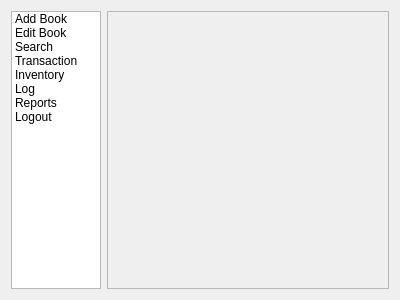
<?xml version="1.0" encoding="UTF-8"?>
<ui version="4.0">
 <class>Form</class>
 <widget class="QWidget" name="Form">
  <property name="geometry">
   <rect>
    <x>0</x>
    <y>0</y>
    <width>400</width>
    <height>300</height>
   </rect>
  </property>
  <property name="windowTitle">
   <string>Form</string>
  </property>
  <layout class="QGridLayout" name="gridLayout">
   <item row="0" column="0">
    <widget class="QListWidget" name="listWidget">
     <property name="maximumSize">
      <size>
       <width>90</width>
       <height>16777215</height>
      </size>
     </property>
     <item>
      <property name="text">
       <string>Add Book</string>
      </property>
     </item>
     <item>
      <property name="text">
       <string>Edit Book</string>
      </property>
     </item>
     <item>
      <property name="text">
       <string>Search</string>
      </property>
     </item>
     <item>
      <property name="text">
       <string>Transaction</string>
      </property>
     </item>
     <item>
      <property name="text">
       <string>Inventory</string>
      </property>
     </item>
     <item>
      <property name="text">
       <string>Log</string>
      </property>
     </item>
     <item>
      <property name="text">
       <string>Reports</string>
      </property>
     </item>
     <item>
      <property name="text">
       <string>Logout</string>
      </property>
     </item>
    </widget>
   </item>
   <item row="0" column="1">
    <widget class="QScrollArea" name="scrollArea">
     <property name="widgetResizable">
      <bool>true</bool>
     </property>
     <widget class="QWidget" name="scrollAreaWidgetContents">
      <property name="geometry">
       <rect>
        <x>0</x>
        <y>0</y>
        <width>284</width>
        <height>280</height>
       </rect>
      </property>
     </widget>
    </widget>
   </item>
  </layout>
 </widget>
 <resources/>
 <connections/>
</ui>
